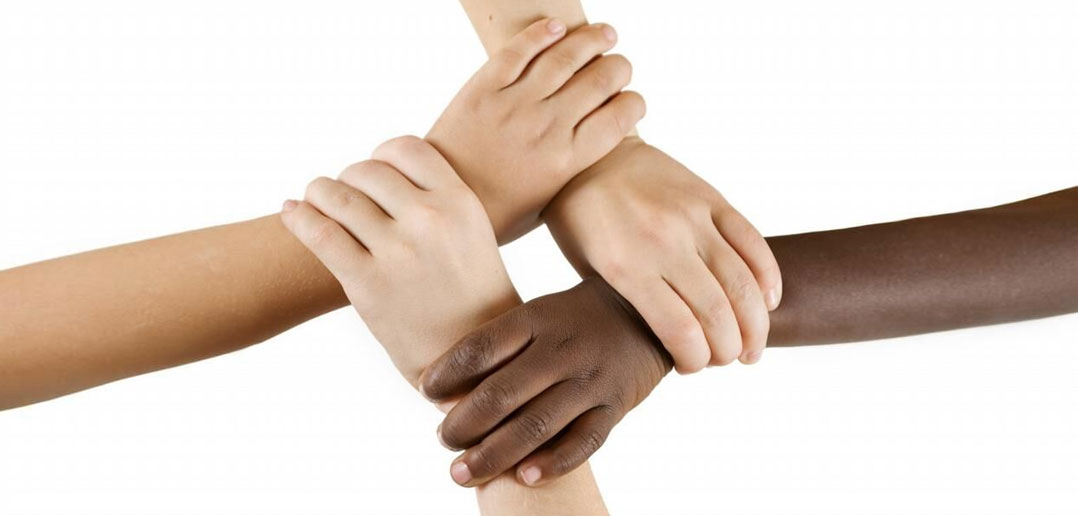
#> input picture testImages/f2.jpg, 1078 x 516 px, given in place of the camera
$ python detector.py
#> lines starting #> are read from the running program, lines starting #| are printed output that depends on the picture
#> further down, src is the input picture: shape (516, 1078, 3); mean B, G, R 198.8, 208.8, 223.1
#> `hsv = cv.cvtColor(src, cv.COLOR_BGR2HSV)`: hsv: shape (516, 1078, 3); mean H, S, V 6.8, 38.8, 223.2
from __future__ import print_function
from __future__ import division
import cv2 as cv
import numpy as np
import argparse

def Hist_and_Backproj(val):
    ## [initialize]
#> called with val = 25
    bins = val
    histSize = max(bins, 2)
    ranges = [0, 180] # hue_range
    ## [initialize]

    ## [Get the Histogram and normalize it]
    hist = cv.calcHist([hue], [0], None, [histSize], ranges, accumulate=False)
    cv.normalize(hist, hist, alpha=0, beta=255, norm_type=cv.NORM_MINMAX)
    ## [Get the Histogram and normalize it]

    ## [Get Backprojection]
    backproj = cv.calcBackProject([hue], [0], hist, ranges, scale=1)
    ## [Get Backprojection]

    ## [Draw the backproj]
    cv.imshow('BackProj', backproj)
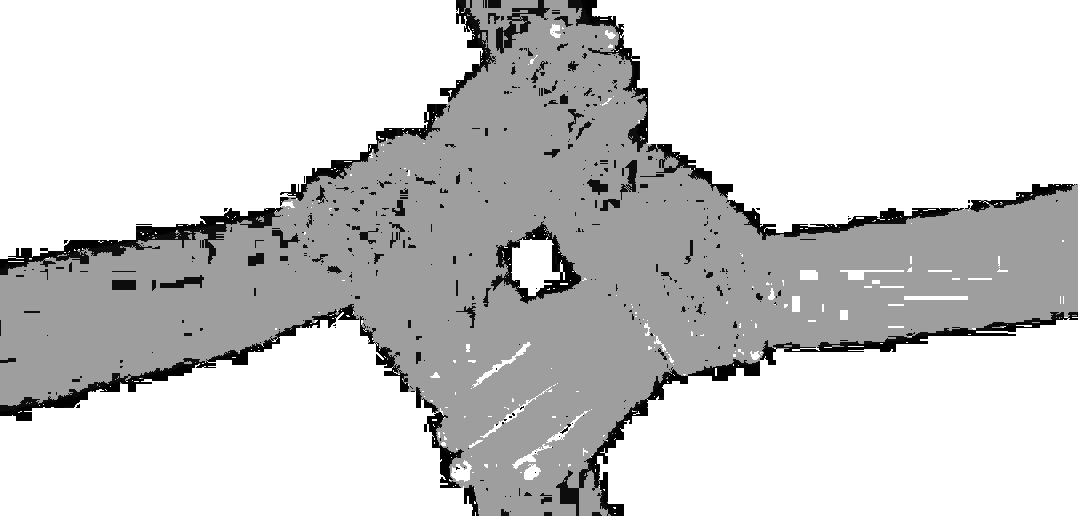
#> window 'BackProj': shape (516, 1078); min 0, max 255, mean 205.5
    ## [Draw the backproj]

    ## [Draw the histogram]
    w = 400
    h = 400
    bin_w = int(round(w / histSize))
    histImg = np.zeros((h, w, 3), dtype=np.uint8)

    for i in range(bins):
        cv.rectangle(histImg, (i*bin_w, h), ( (i+1)*bin_w, h - int(round( hist[i,0]*h/255.0 )) ), (0, 0, 255), cv.FILLED)
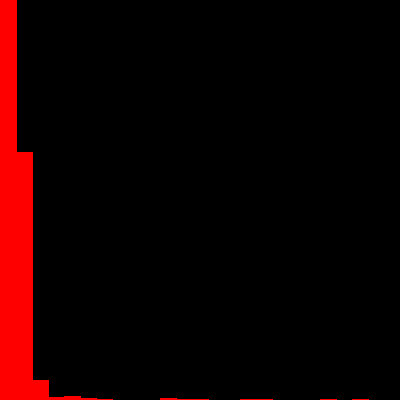
#> histImg: shape (400, 400, 3); mean of channels 0, 1, 2 0, 0, 18.1; drawn as B, G, R

    cv.imshow('Histogram', histImg)
    # [7 lines of commented-out code are left out]

video = cv.VideoCapture(0)

while True:
	ret, src = video.read()

	if src is None:
		break

	## [Transform it to HSV]
	hsv = cv.cvtColor(src, cv.COLOR_BGR2HSV)
	## [Transform it to HSV]

	## [Use only the Hue value]
	ch = (0, 0)
	hue = np.empty(hsv.shape, hsv.dtype)
	cv.mixChannels([hsv], [hue], ch)
	## [Use only the Hue value]

	## [Create Trackbar to enter the number of bins]
	window_image = 'Source image'
	cv.namedWindow(window_image)
	bins = 25
	cv.createTrackbar('* Hue  bins: ', window_image, bins, 180, Hist_and_Backproj )
	Hist_and_Backproj(bins)
	## [Create Trackbar to enter the number of bins]

	## [Show the image]
	cv.imshow(window_image, src)
	## [Show the image]

	key = cv.waitKey(30)
#> (key q is pressed here)
	if key == ord('q') or key == 27:
		break

video.release()
